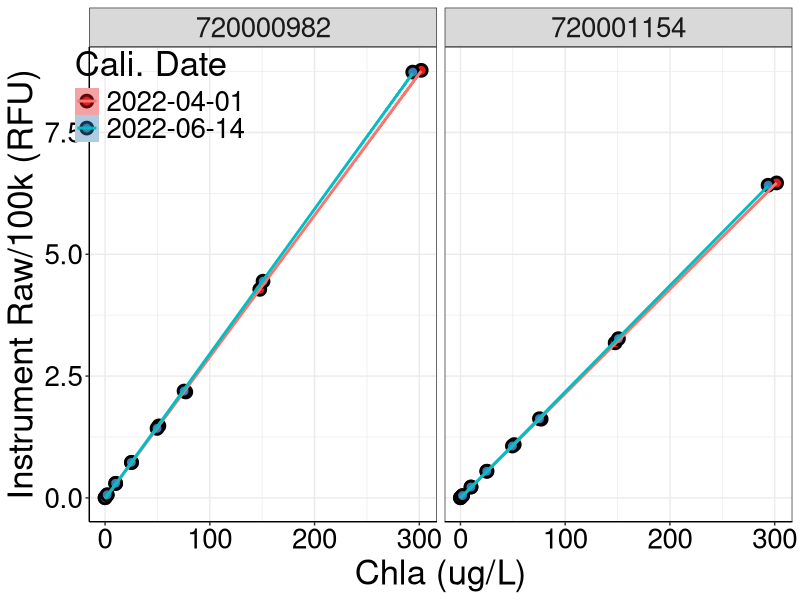
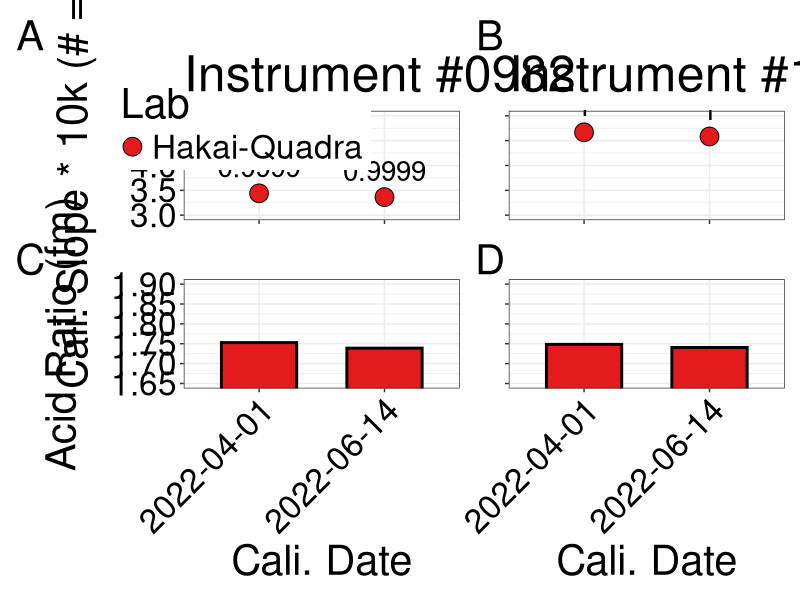
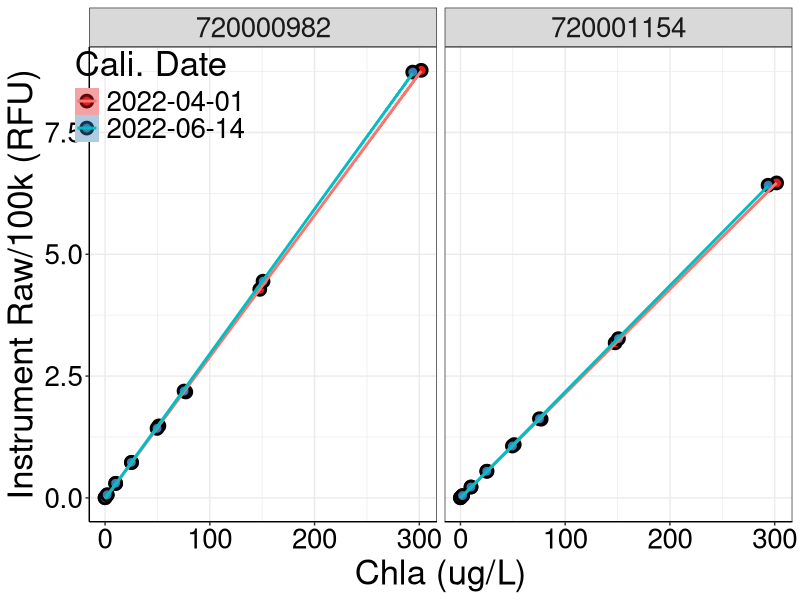

The R source for these figures, in order:
## ---- chunk 1
#Load packages
library(tidyverse)
library(readxl)
library(here)
library(broom)
library(patchwork)
## ---- chunk 2
#Upload calibration sheet
cali_point <- read_xlsx(here("files",
                             "cali_summary_2022-07_29_new_modules.xlsx"), 
                  sheet = "standard_curve")

cali <- read_xlsx(here("files",
                             "cali_summary_2022-07_29_new_modules.xlsx"), 
                  sheet = "summary")

## ---- chunk 3
#Reducing number of decimal places for plotting of r2
cali <- cali %>% 
  mutate_at(vars(r2), funs(round(., 4)))
## ---- chunk 4
p1 <- cali %>% 
  filter(Fluorometer == 720000982) %>% 
  ggplot(aes(factor(Date), slope*10000, fill = Lab)) +
  geom_point(size = 6, pch = 21, color = "black") +
  geom_text(aes(label = r2), vjust = - 0.8, size = 7) +
  theme_bw() +
  coord_cartesian(ylim = c(3, 5)) +
  labs(title = "Instrument #0982",
       y = bquote("Cali. Slope * 10k (# =" ~ r^2*")"),
         "Calibration Slope (# = R2)",
       x = "Cali. Date") +
  scale_fill_brewer(palette = "Set1") +
  theme(legend.position = c(0.21, 0.89),
        axis.title.x = element_blank(),
        axis.text.x = element_blank(),
        # axis.title.y = element_blank(),
        # axis.text.y = element_blank(),
        text = element_text(size = 30),
        axis.text = element_text(colour = "black")) 

p2 <- cali %>% 
  filter(Fluorometer == 720001154) %>% 
  ggplot(aes(factor(Date), slope*10000, fill = Lab)) +
  geom_point(size = 6, pch = 21, color = "black") +
  geom_text(aes(label = r2), vjust = - 0.8, size = 7) +
  # scale_fill_manual(breaks = c("Hakai-Quadra", "DFO"),
  #                   values = c("#4DAF4A", "#E41A1C")) +
  theme_bw() +
  coord_cartesian(ylim = c(3, 5)) +
  labs(title = "Instrument #1154",
       y = bquote("Calibration Slope (# =" ~ r^2*")"),
         "Calibration Slope (# = R2)",
       x = "Cali. Date") +
  scale_fill_brewer(palette = "Set1") +
  theme(legend.position = "none",
        axis.title.x = element_blank(),
        axis.text.x = element_blank(),
        axis.title.y = element_blank(),
        axis.text.y = element_blank(),
        text = element_text(size = 30),
        axis.text = element_text(colour = "black")) 

p3 <- cali %>% 
  filter(Fluorometer == 720000982) %>%
  ggplot(aes(factor(Date), fm, fill = Lab)) +
  geom_bar(stat = "identity", color = "Black", size = 1,
           width = 0.6) + 
  theme_bw() +
  coord_cartesian(ylim = c(1.65, 1.90)) +
  labs(y = "Acid Ratio (fm)",
       x = "Cali. Date") +
  scale_fill_brewer(palette = "Set1") +
  theme(legend.position = "none",
        text = element_text(size = 30),
        axis.text.x = element_text(angle = 45, hjust = 1),
        # axis.title.y = element_blank(),
        # axis.text.y = element_blank(),
        axis.text = element_text(colour = "black")) 

p4 <- cali %>% 
  filter(Fluorometer == 720001154) %>%
  ggplot(aes(factor(Date), fm, fill = Lab)) +
  geom_bar(stat = "identity", color = "Black", size = 1,
           width = 0.6) + 
  theme_bw() +
  coord_cartesian(ylim = c(1.65, 1.90)) +
  labs(y = "Acid Ratio (fm)",
       x = "Cali. Date") +
  # scale_fill_manual(breaks = c("Hakai-Quadra", "DFO"),
  #                   values = c("#4DAF4A", "#E41A1C")) +
  scale_fill_brewer(palette = "Set1") +
  theme(legend.position = "none",
        text = element_text(size = 30),
        axis.text.x = element_text(angle = 45, hjust = 1),
        axis.title.y = element_blank(),
        axis.text.y = element_blank(),
        axis.text = element_text(colour = "black"))
  
fig <- p1 + p2 + p3 + p4 + 
  plot_annotation(tag_levels = "A") & 
  theme(plot.tag = element_text(size = 30))

ggsave(here("figures", "calibration_summary_new_modules.png"), 
       fig, width = 16, height = 15, dpi = 300)
## ---- chunk 5
cali_point %>% 
  ggplot(aes(x = chl, y = rb/100000, fill = as.factor(date))) +
  geom_point(pch = 21, size = 3, stroke = 1.5) +
  geom_smooth(aes(color = as.factor(date)), method = "lm") +
  facet_grid(. ~ as.factor(fluorometer)) +
  scale_fill_brewer(palette = "Set1") +
  labs(x = "Chla (ug/L)",
       y = "Instrument Raw/100k (RFU)",
       fill = "Cali. Date",
       color = "Cali. Date") +
  theme_bw() +
  theme(legend.position = c(0.1, 0.9),
        legend.background = element_blank(),
        text = element_text(size = 25),
        axis.line = element_line(colour = "black"),
        axis.text = element_text(colour = "black"))

ggsave(here("figures", "calibration_curve_new_modules.png"), 
       width = 10.5, height = 6, dpi = 300)  
